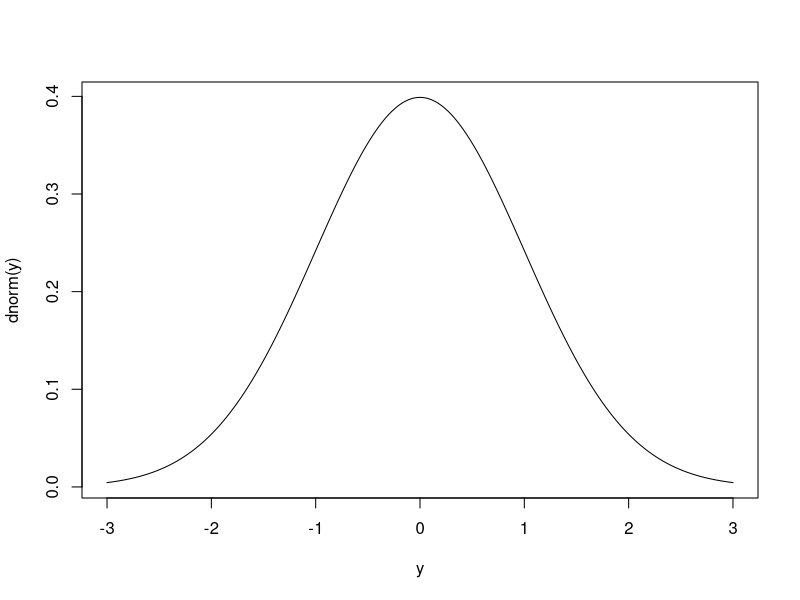
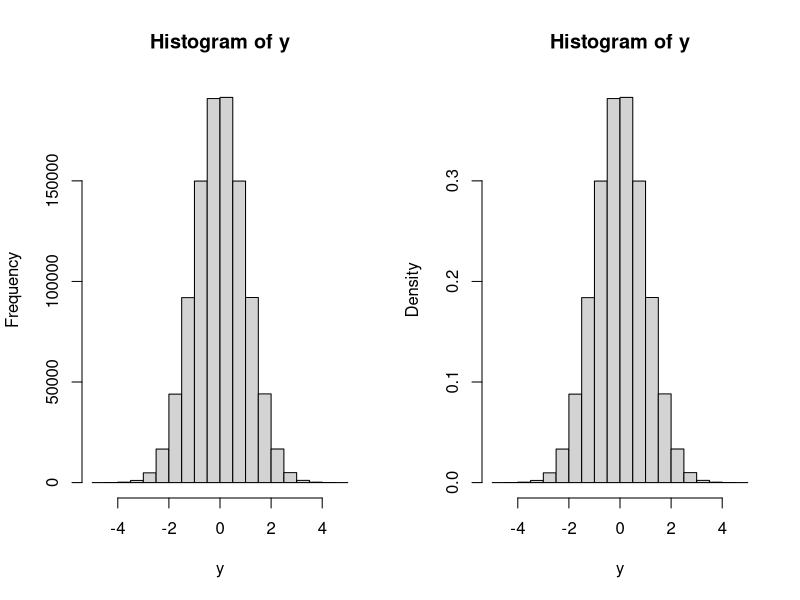
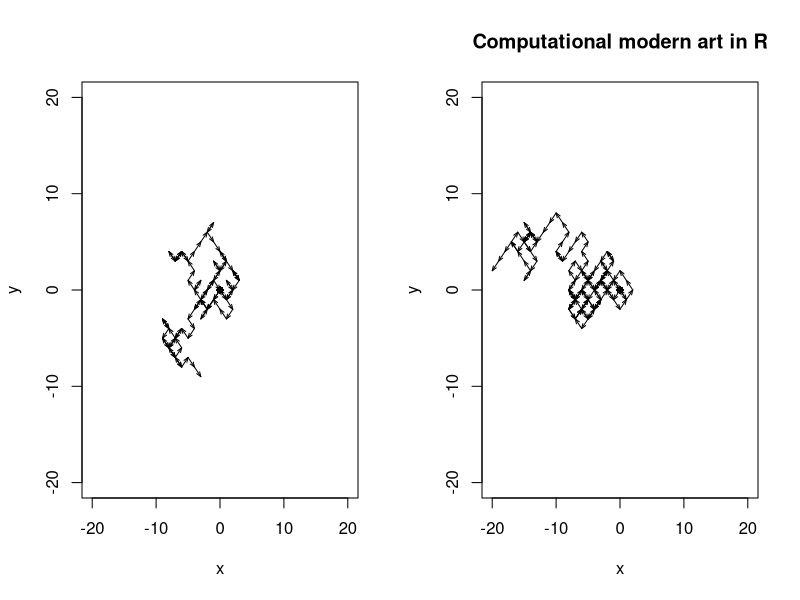

Source code (R) for these figures, in order:
## ---- chunk 1
y <- seq(-3, 3, length = 300)
par(mfrow = c(1, 1))
plot(y, dnorm(y), type = "l")

pnorm(-2)

pnorm(-1.96)

qnorm(0.975)

n <- 1e+06
y <- rnorm(n)

# empirical analogs of the distributional quantities above
par(mfrow = c(1, 2))
hist(y)
hist(y, probability = TRUE)

mean(y)

mean(y <= -2)
# sum(y <= 2)/n

sort(y)[round(0.975 * n)]
# empirical 97.5th percentile

## ---- chunk 2
x = 4
y = 7
if (x > 3 && y < 5) {
print("success")
print("doing some stuff")
} else {
4
print("failure")
print("doing something different")
}
## ---- chunk 3
nSteps <- 100
track <- matrix(NA, nr = nSteps, nc = 2)
track[1, ] <- c(0, 0)
bound <- 20
plot(track[1, 1], track[1, 2], xlim = c(-bound, bound), ylim =
c(-bound,
bound), pch = 16, xlab = "x", ylab = "y")
for (it in 2:nSteps) {
track[it, ] <- track[it - 1, ] + sample(c(-1, 1), 2, replace =
TRUE)
arrows(track[it - 1, 1], track[it - 1, 2], track[it, 1], track[it,
2], length = 0.05,
angle = 20)
}
## ---- chunk 4
maxSteps <- 1000
track <- matrix(NA, nr = maxSteps, nc = 2)
track[1, ] <- c(0, 0)
bound <- 20
plot(track[1, 1], track[1, 2], xlim = c(-bound, bound), ylim =
c(-bound, bound), pch = 16, xlab = "x", ylab = "y")
it <- 1
while (max(abs(track[it, ])) < bound && it < maxSteps) {
it <- it + 1
track[it, ] <- track[it - 1, ] + sample(c(-1, 1), 2, replace =
TRUE)
arrows(track[it - 1, 1], track[it - 1, 2], track[it, 1], track[it,
2], length = 0.05,
angle = 20)
}
title(main = "Computational modern art in R")
